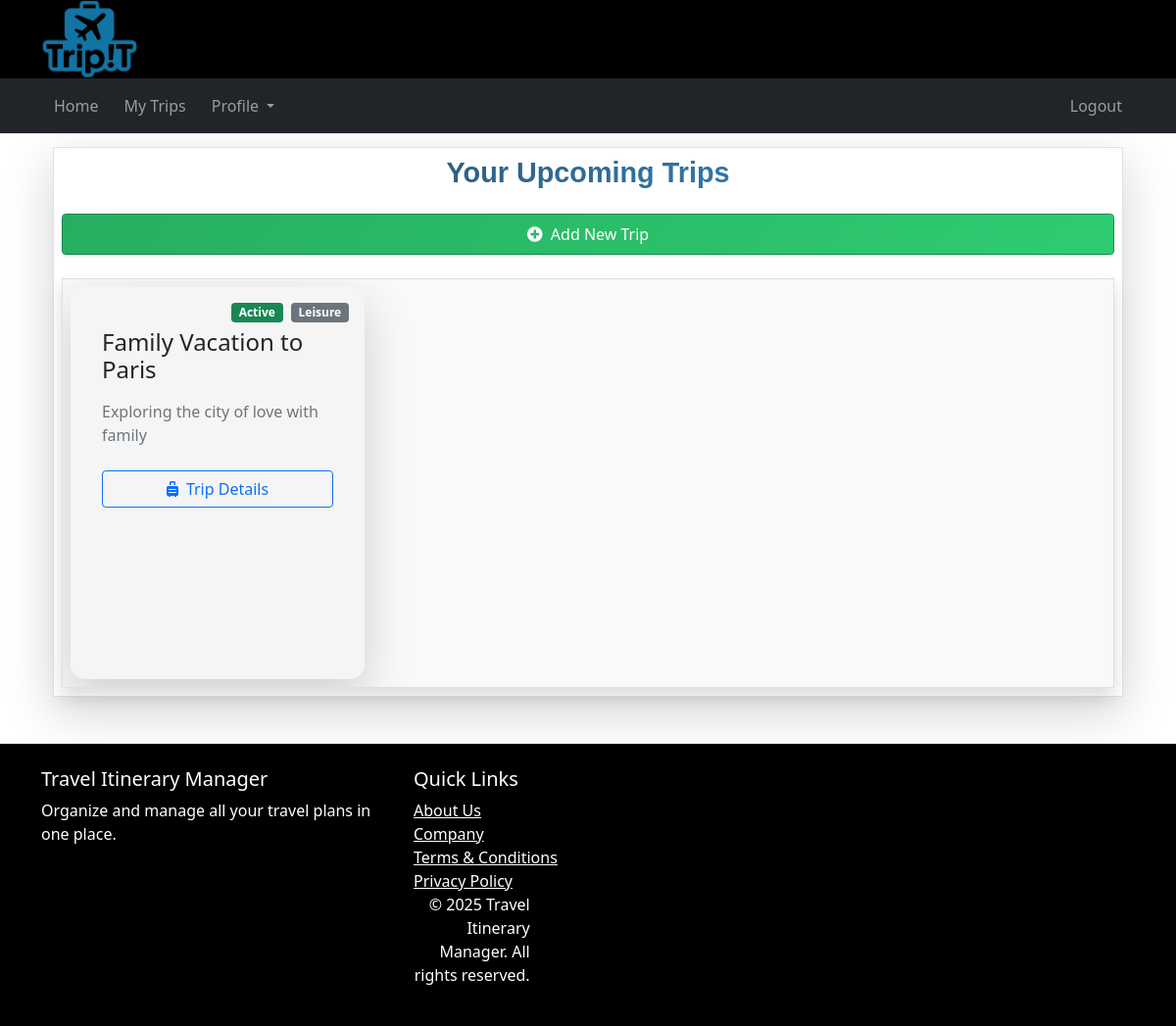
The page /home.php (signed in) on the database its author committed.
### tables this page shows
CREATE TABLE trips (
    id INT AUTO_INCREMENT PRIMARY KEY,
    user_id INT NOT NULL,
    title VARCHAR(100) NOT NULL,
    description TEXT,
    start_date DATE,
    end_date DATE,
    trip_type ENUM('business', 'leisure') NOT NULL,
    status ENUM('active', 'completed', 'cancelled') DEFAULT 'active',
    visible TINYINT(1) DEFAULT 1,
    trip_source VARCHAR(20) DEFAULT 'web',
    soft_delete TINYINT(1) DEFAULT 0,
    deleted_by INT DEFAULT NULL,
    deleted_on DATETIME DEFAULT NULL,
    trip_sync TINYINT(1) DEFAULT 0,
    created_at TIMESTAMP DEFAULT CURRENT_TIMESTAMP,
    updated_at TIMESTAMP DEFAULT CURRENT_TIMESTAMP ON UPDATE CURRENT_TIMESTAMP,
    FOREIGN KEY (user_id) REFERENCES users(id) ON DELETE CASCADE
);

### home.php (the view, shortened to what this page needs)
<?php
$user_id = $_SESSION['user_id'];
try {
    $conn = getDbConnectionMysqli();
    $stmt = $conn->prepare("SELECT id, title, description, status, start_date, trip_type FROM trips WHERE user_id = ? ORDER BY start_date DESC");
    $stmt->bind_param("i", $user_id);
    if (!$stmt->execute()) {
        throw new Exception("Execute failed: " . $stmt->error);
    }
    $result = $stmt->get_result();
    $trips = $result->fetch_all(MYSQLI_ASSOC);
} catch (Exception $e) {
    error_log("Error in home.php: " . $e->getMessage());
    die('<div class="alert alert-danger">An error occurred while fetching trips. Please try again later.</div>');
}
?>
<div class="container mt-3">
    <div class="trip-panel p-2 rounded-lg shadow-lg bg-white" style="border: 1px solid #e0e0e0; box-shadow: 0 10px 30px rgba(0,0,0,0.1); width: 100%;">
        <h2 class="text-center mb-4" style="font-family: 'Arial', sans-serif; color: #2c3e50;">
            <span class="fw-bold d-block mb-2" style="font-size: 1.8rem; background: linear-gradient(120deg, #2c3e50, #3498db); -webkit-background-clip: text; -webkit-text-fill-color: transparent;">Your Upcoming Trips</span>
        </h2>
        <button class="btn btn-success w-100 mb-4 px-4 py-2 shadow-sm" data-bs-toggle="modal" data-bs-target="#addTripModal" style="background: linear-gradient(120deg, #27ae60, #2ecc71);">
            <i class="fas fa-plus-circle me-2"></i>Add New Trip
        </button>
        <div class="position-relative bg-light p-0 rounded-lg shadow" style="border: 1px solid #e0e0e0;">
            <div class="trip-container mx-auto" style="width: 100%; overflow: hidden;">
                <div class="trip-slider d-flex gap-4 p-2" style="transition: transform 0.5s ease;">
                    <?php if (!empty($trips)): ?>
                        <?php foreach ($trips as $trip): ?>
                            <?php
                                $tripId = filter_var($trip['id'], FILTER_SANITIZE_NUMBER_INT);
                                $tripTitle = htmlspecialchars($trip['title'], ENT_QUOTES, 'UTF-8');
                                $tripDesc = htmlspecialchars($trip['description'], ENT_QUOTES, 'UTF-8');
                                $tripStatus = htmlspecialchars($trip['status'], ENT_QUOTES, 'UTF-8');
                                $tripType = htmlspecialchars($trip['trip_type'], ENT_QUOTES, 'UTF-8');
                                $statusClass = 'warning';
                                $validStatuses = ['active' => 'success', 'completed' => 'info'];
                                if (isset($validStatuses[$trip['status']])) {
                                    $statusClass = $validStatuses[$trip['status']];
                                }
                                $typeClass = $tripType === 'business' ? 'primary' : 'secondary';
                            ?>
                            <div class="trip-card card border-0 shadow-lg transform-hover" style="min-width: 300px; max-width: 300px; min-height: 400px; transition: all 0.3s ease; border-radius: 15px;">
                                <div class="card-body p-2 position-relative">
                                    <div class="position-absolute top-0 start-0 w-100 h-100" style="z-index: 0; overflow: hidden;">
                                        <div style="width: 100%; height: 100%; background: url('https://picsum.photos/300/200/?blur') center/cover no-repeat; opacity: 0.2; border-radius: 15px;"></div>
                                    </div>
                                    <div class="position-absolute top-0 end-0 p-3 d-flex gap-2" style="z-index: 2;">
                                        <span class="badge bg-<?php echo $statusClass; ?>">
                                            <?php echo ucfirst($tripStatus); ?>
                                        </span>
                                        <span class="badge bg-<?php echo $typeClass; ?>">
                                            <?php echo ucfirst($tripType); ?>
                                        </span>
                                    </div>
                                    <div class="p-4 position-relative" style="z-index: 2;">
                                        <h5 style="margin-top: 10px;" class="card-title h4 mb-3"><?php echo $tripTitle; ?></h5>
                                        <p class="card-text text-muted mb-4"><?php echo $tripDesc; ?></p>
                                        <div class="trip-details mt-auto">
                                            <a href="trip-details.php?id=<?php echo $tripId; ?>"
                                               class="btn btn-outline-primary w-100"
                                               data-trip-id="<?php echo $tripId; ?>"
                                               onclick="return validateTripId(this)">
                                                <i class="fas fa-suitcase-rolling me-2"></i>Trip Details
                                            </a>
                                        </div>
                                    </div>
                                </div>
                            </div>
                        <?php endforeach; ?>
                    <?php else: ?>
                        <div class="alert alert-info w-100">
                            <i class="fas fa-info-circle me-2"></i>No trips found.
                        </div>
                    <?php endif; ?>
                </div>
            </div>
        </div>
    </div>
</div>

### header.php (style rules this page uses)
body { min-height: 800px; }

### rows shown on the page
trips: status "Active", trip_type "Leisure", title "Family Vacation to Paris", description "Exploring the city of love with family"
